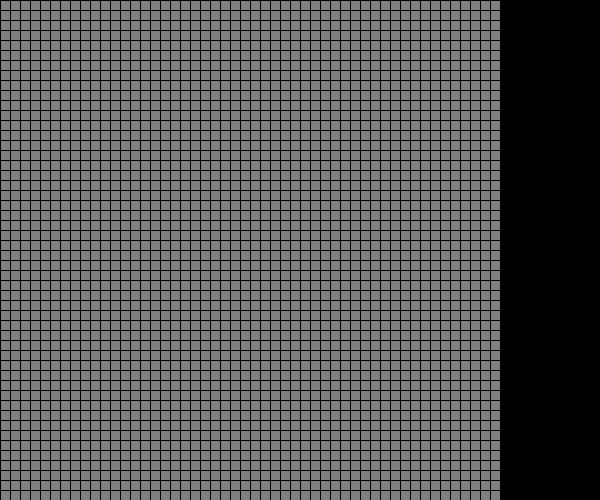
Frame 1 (no input)
Frame 60 (the mouse pressed at the canvas centre just before this capture): identical to frame 1, image omitted
Frame 120 (the mouse held since frame 60 and released just before this capture): identical to frame 1, image omitted

The Processing sketch that drew this single still picture (run headless with seeded random() and noise(); from frame 60 on, the mouse is pressed at the canvas centre):

// Processing sketch: TreeBurning
// ── TreeBurning.pde

  /**IMPORTANT:
   *Please read through the logic of this sketch before you try to modify anything.
   *Please answer ALL questions in the source code BEFORE writing any code.
   */
  BurnTrees treeSim;
  int ROWS;
  int COLS;
  double DENSITY;
  int SQUARESIZE;

  void setup() {
    size(600, 500);
    ROWS = 50;
    COLS = 60;
    /**question 1 *********************************
     *At this point you have initialized width, height,ROWS,COLS. You can change these values
     *to alter the screen size, but you cannot just change one value!
     *What must be true about the ratio of these values in order for this simulation to display squares?
     *ANSWER HERE: The ratio of the values must be equal to the ratio of width to height.
     */

    DENSITY = .61;
    treeSim = new BurnTrees(ROWS, COLS, DENSITY);
    /**question 2 *********************************
     *Given that you can change the size() and the number of ROWS and COLS,
     *How do you calculate the SQUARESIZE (size of each square you draw) using an expression?
     *ANSWER : replace squareSize = 8; with the correct square size.
     * DO NOT just write a number, it must work when you change the size() command or the ROWS and COLS
     */
    SQUARESIZE = height/ROWS;//side length

  }

  /*DO NOT UPDATE THIS METHOD*/
  void draw() {
    background(0);
    //frameCount tells you how many times the draw method was called.
    if (frameCount % 10 == 0) {
      treeSim.tick();
      //println("Testing code:"+ frameCount);
    }
    /**question 3 *********************************
     *Here we only call tick() when the frameCount % 10 == 0.
     *Why do we want to do this? 
     *(The print statement is NOT part of the simulation, it is to help you answer this question)
     *hint:  If you cannot figure this out analytically, experiment to test
     *       the difference by changing the code. A print statement is commented out to facilitate testing.
     *ANSWER HERE: This allows us to slow down the effective frame rate, only updating once every 10 frames. 
     */

    String[]lines = treeSim.toString().split("\n");

    //Convert the 2D array into a grid of RED/GREEN/WHITE/GREY Squares.
    stringToSquares(lines);

    //Output the resulting time and dimensions of the simulation
    if (treeSim.done()) {
      fill(0);
      textSize(20);
      text("Simulation of "+COLS+"by"+ROWS+" board lasted "+treeSim.getTicks()+" ticks", 20, 20);
    }
  }

  /**
   *Clicking the mouse will reset the simulation by re-constructing the treeSim variable.
   */
  void mouseClicked() {
    /**question 4 *********************************
     *We can easily reset the simulation by clicking the mouse.
     *Please use the same values that it was initialized with in the setup.
     * ANSWER: UPDATE THE NEXT LINE
     */
    treeSim = new BurnTrees(ROWS, COLS, DENSITY);
  }


  /** question 5 *********************************
   *Write the method that will take an array of the different lines of the board string,
   *and draw ROWSxCOLS colored squares on the screen
   *@param lines: an array of the lines of the toString method that has ROWS strings, each having a length of COLS
   *              e.g. [ "@ @@","@@@ "," @ @"] for a ROWS=3, COLS=4 board.
   *ANSWER: Complete this method.
   */
  void stringToSquares(String[]lines) {
    /**Complete this method.
     *1. Break up your screen by drawing ROWSxCOLS squares of the same color.
     *2. Decide how to fill them in using the String[] parameter
     *   Colors: Fire = RED, Tree = GREEN, SPACE = WHITE, ASH = GREY
     */
     String[] squares;
     
     for(int row = 0; row<lines.length; row++){
       squares = lines[row].split("");
       for(int col = 0; col < squares.length; col++){
         switch(squares[col].charAt(0)){
           case ' ':
             fill(255);
           case '@':
             fill(31, 240, 45);
           case 'w':
             fill(255, 38, 0);
           default:
             fill(127);
         }
         
         square(row*SQUARESIZE, col*SQUARESIZE, SQUARESIZE);
       }
     }

  }


  /***THIS IS YOUR PRIOR LAB (only a subset of methods)***/

  import java.util.*;
  public class BurnTrees {
    private int[][]map;
    private int ticks;
    private static final int TREE = 2;
    private static final int FIRE = 1;
    private static final int ASH = 3;
    private static final int SPACE = 0;
    private ArrayDeque<Integer>frontier;


    /**Determine if the simulation is still burning
     *@return false if any fires are still burning, true otherwise
     */
    public boolean done() {
      return frontier.size() == 0;
    }


    public void spread(int row, int col) {
      map[row][col]=ASH;

      if (row > 0) {
        if (map[row-1][col]==TREE) {
          map[row-1][col]=FIRE;
          frontier.add(row-1);
          frontier.add(col);
        }
      }
      if (row < map.length-1) {
        if (map[row+1][col]==TREE) {
          map[row+1][col]=FIRE;
          frontier.add(row+1);
          frontier.add(col);
        }
      }
      if (col > 0) {
        if (map[row][col-1]==TREE) {
          map[row][col-1]=FIRE;
          frontier.add(row);
          frontier.add(col-1);
        }
      }
      if (col < map[0].length-1) {
        if (map[row][col+1]==TREE) {
          map[row][col+1]=FIRE;
          frontier.add(row);
          frontier.add(col+1);
        }
      }
    }

    /**This is the core of the simulation. All of the logic for advancing to the next round goes here.
     *All existing fires spread new fires, and turn to ash
     *new fires should remain fire, and not spread.
     */
    public void tick() {
      if (!done()) { //THIS IS THE ONLY MODIFICATION TO THE LAB
        ticks++;
        int fires = frontier.size();
        while (fires > 0) {
          int r = frontier.remove();
          int c = frontier.remove();
          spread(r, c);
          fires-=2;
        }
      }
    }

    /**Initialize the simulation.
     *If you add more instance variables you can add more here,
     *otherwise it is complete
     */
    public BurnTrees(int rows, int cols, double density) {
      frontier = new ArrayDeque<Integer>();
      map = new int[rows][cols];
      for (int r=0; r<map.length; r++ ) {
        for (int c=0; c < map[r].length; c++ ) {
          if (Math.random() < density) {
            map[r][c]=TREE;
          }
        }
      }
      start();//set the left column on fire.
    }

    public void start() {
      for (int i = 0; i < map.length; i++) {
        if (map[i][0]==TREE) {
          map[i][0]=FIRE;
          frontier.add(i);
          frontier.add(0);
        }
      }
    }

    public int getTicks() {
      return ticks;
    }

    public String toString() {
      StringBuilder builder = new StringBuilder();
      for (int i = 0; i < map.length; i++) {
        for (int c = 0; c < map[i].length; c++) {
          if (map[i][c]==SPACE)
            builder.append(" ");
          else if (map[i][c]==TREE)
            builder.append("@");
          else if (map[i][c]==FIRE)
            builder.append("w");
          else if (map[i][c]==ASH)
            builder.append(".");
        }
        builder.append("\n");
      }
      return builder.toString();
    }
  }
